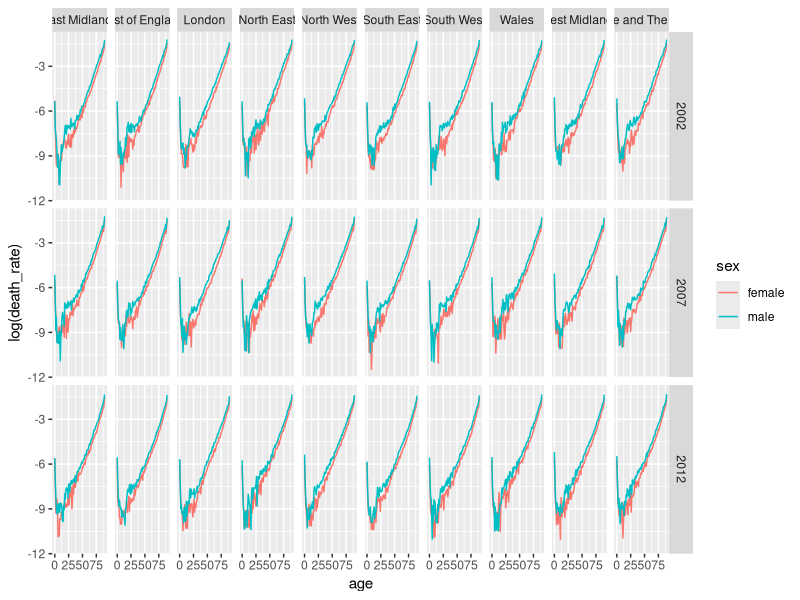
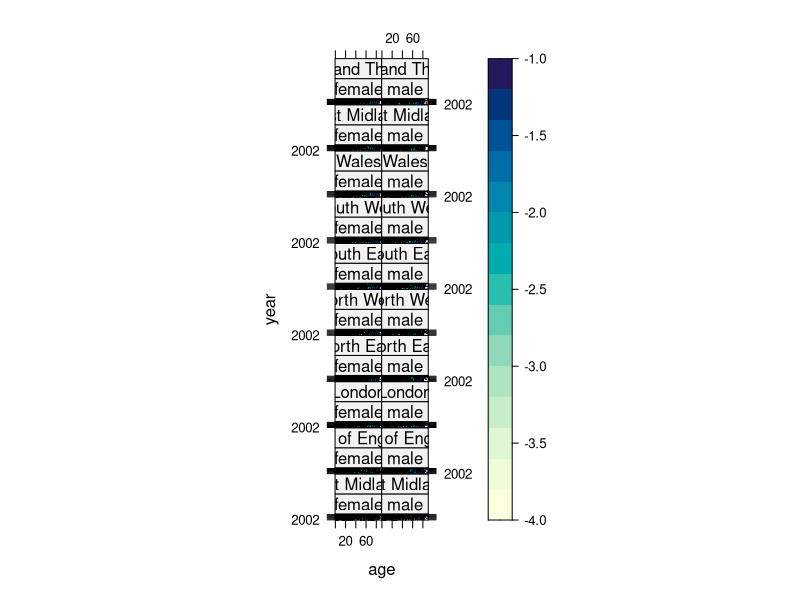

These figures' R source, in order: (Note: this script raises an error after producing the figures.)
# Script to look at changing population structure and death rates by region

rm(list=ls())

require(readr)

require(tidyr)
require(plyr)
require(dplyr)

require(ggplot2)
require(lattice)



# Data 

dta <- read_csv(file="data/tidied/englandwales_population.csv")

dta %>% mutate(death_rate = (deaths + 0.5) /(population + 0.5)) %>% 
  filter(year %in% c(2002, 2007, 2012)) %>% 
  ggplot(data = .) +
  geom_line(aes(x=age, y=log(death_rate), group=sex, colour=sex)) + 
  facet_grid(year ~ ons_region_name)

dta %>% mutate(death_rate = deaths / population) %>% 
  contourplot(log(death_rate, base = 10) ~ age + year | sex + ons_region_name, 
              data = .,
              at = seq(from = -4, to =-1, by = 0.2),
              region = T,
              aspect = "iso"
  )


# Compared to lowest rate

dta %>% 
  filter(age >= 35) %>% 
  mutate(
  death_rate = (deaths + 0.5) / (population + 0.5),
  lg_death_rate = log(death_rate, base = 10)
  ) %>% 
  select(ons_region_name, sex, age, year, lg_death_rate) %>% 
  group_by(sex, age, year) %>% 
  mutate(
    min_lg_death_rate = min(lg_death_rate),
    excess_lg_death_rate = lg_death_rate - min(lg_death_rate)
  ) %>% ungroup %>% 
  arrange(ons_region_name, sex, year, age) %>% 
  ggplot(mapping = aes(x=age, y= excess_lg_death_rate, group = sex, colour = sex)) +
  theme_minimal() +
  facet_grid(ons_region_name ~ year) +
  stat_smooth() + 
  geom_hline(mapping=aes(x=0)) +
  coord_cartesian(xlim=c(35, 85))

# Suggestions 
# Group together some years  - 
# 2010:2013
# 2006:2009
# 2002:2005

dta %>% 
  filter(age >= 35) %>% 
  mutate(
    death_rate = (deaths + 0.5) / (population + 0.5),
    lg_death_rate = log(death_rate, base = 10)
  ) %>% 
  select(ons_region_name, sex, age, year, lg_death_rate) %>% 
  mutate(year_group = cut(
    year,
    breaks = c(2002, 2005, 2009, 2013),
    labels = c("2002-2005", "2006-2009", "2010-2013"),
    include.lowest=T
    )
  ) %>% 
  group_by(sex, age, year_group) %>% 
  mutate(
    min_lg_death_rate = min(lg_death_rate),
    excess_lg_death_rate = lg_death_rate - min(lg_death_rate)
  ) %>% ungroup %>% 
  arrange(ons_region_name, sex, year_group, age) %>% 
  ggplot(mapping = aes(x=age, y= excess_lg_death_rate, group = sex, colour = sex)) +
  theme_minimal() +
  stat_smooth() + 
  geom_hline(mapping=aes(x=0)) +
  facet_grid(year_group ~ ons_region_name)+
  coord_cartesian(xlim=c(35, 85)) 



# Next suggestion - see if we can do this for Scotland too.
